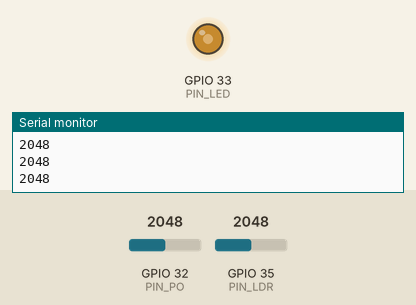
A sketch run on a simulated ESP32. Shown: output pins drawn as LEDs (lit = HIGH), the last lines printed to the serial monitor. Inputs (shaded band) come from the test bench; at power-on: GPIO 32 (PIN_PO) = 2048, GPIO 35 (PIN_LDR) = 2048.

Above: at 1.2 s.
1.3 s: GPIO 32 (PIN_PO) set to 2866
At 2.1 s:
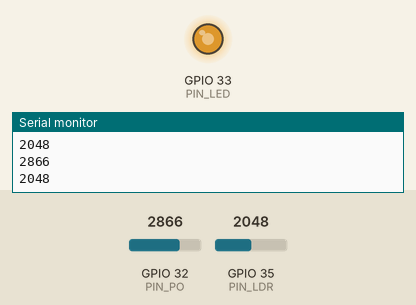
2.8 s: GPIO 32 (PIN_PO) set to 3603
At 3.4 s:
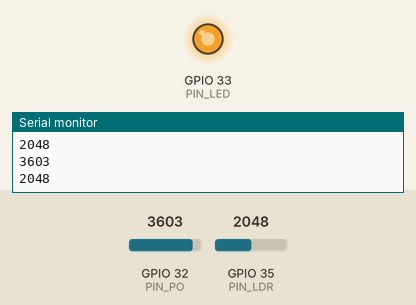
4.3 s: GPIO 32 (PIN_PO) set to 491
At 4.7 s:
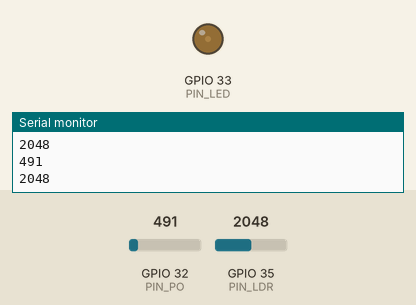
5.8 s: GPIO 32 (PIN_PO) set to 0
At 7.2 s:
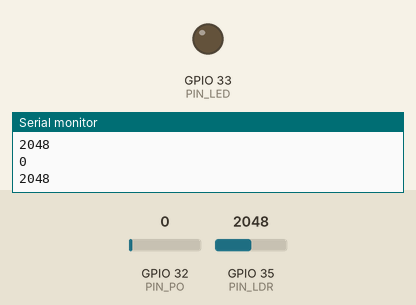
Timing chart, 0 to 8.3 s (numbered marks = the images above; inputs shaded):
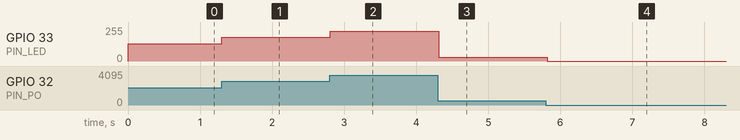

The sketch:

led_pwm.ino
```cpp
#define PIN_LED 33  // Pin de PWM (Pulse Widt Modulation).
#define PIN_PO 32   // Pin de ADC (Analog to Digital Converter) Potenciometro.
#define PIN_LDR 35  // Pin de ADC (Analog to Digital Converter) LDR.

int po_in = 0;
int ldr_in = 0;

void setup() {
  Serial.begin(115200);
  pinMode(PIN_LED, OUTPUT);  // Configuración para el LED
}

void loop() {
  po_in = analogRead(PIN_PO);
  ldr_in = analogRead(PIN_LDR);

  Serial.println(po_in);
  Serial.println(ldr_in);


  analogWrite(PIN_LED, po_in / 16);

  //analogWrite(PIN_LED, ( 255 - (ldr_in/16) ));

  // for(int i = 0; i < 255; i++){
  //   analogWrite(PIN_LED, i);
  //   delay(10);
  // }
  // for(int i = 255; i > 0; i--){
  //   analogWrite(PIN_LED, i);
  //   delay(10);
  // }

  delay(100);
}
```

Measured:
- after the input at 1.3 s, GPIO 33 (PIN_LED): 128/255 → 179/255 at once
- after the input at 2.8 s, GPIO 33 (PIN_LED): 179/255 → 225/255 at once
- after the input at 4.3 s, GPIO 33 (PIN_LED): 225/255 → 30/255 at once
- after the input at 5.8 s, GPIO 33 (PIN_LED): 30/255 → 0/255 at once
